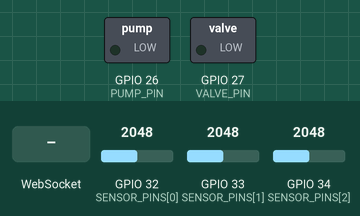
Simulated run of this sketch. Board: ESP32. Shown: switched loads named in the sketch (green lamp = pin HIGH). The test bench sets the inputs (shaded band); at power-on: GPIO 32 (SENSOR_PINS[0]) = 2048, GPIO 33 (SENSOR_PINS[1]) = 2048, GPIO 34 (SENSOR_PINS[2]) = 2048. WiFi joins after 1.5 s; servers stay silent unless stated; what the sketch prints to the serial monitor is not drawn.

Above: at 3.2 s.
3.3 s: GPIO 32 (SENSOR_PINS[0]) set to 2866
7.5 s: GPIO 33 (SENSOR_PINS[1]) set to 3771
11.5 s: GPIO 33 (SENSOR_PINS[1]) set to 3887
At 13.1 s:
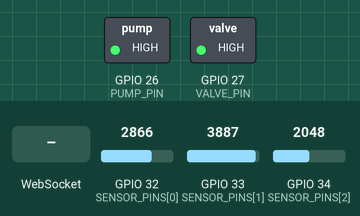
13.5 s: GPIO 34 (SENSOR_PINS[2]) set to 1699
17.5 s: GPIO 34 (SENSOR_PINS[2]) set to 1603
At 18.9 s:
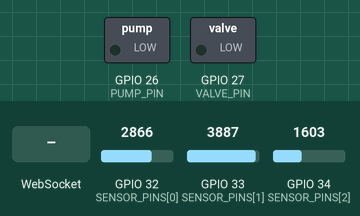
19.5 s: WebSocket text "AUTO" received
Timing chart, 0 to 22.0 s (numbered marks = the images above; inputs shaded):
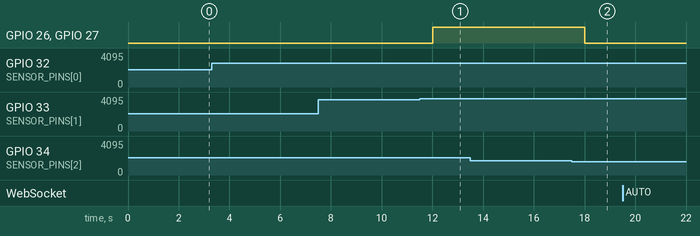

Measured:
- the behaviour switches between 3835 and 3836 on GPIO 33 (SENSOR_PINS[1]) (found by bisection; images 0 and 1)
- the behaviour switches between 1630 and 1629 on GPIO 34 (SENSOR_PINS[2]) (found by bisection; images 1 and 2)
- after the input at 3.3 s, every drawn part: stays the same
- after the input at 7.5 s, every drawn part: stays the same
- after the input at 11.5 s, GPIO 26 (PUMP_PIN), GPIO 27 (VALVE_PIN): LOW → HIGH after 0.51 s
- after the input at 13.5 s, every drawn part: stays the same
- after the input at 17.5 s, GPIO 26 (PUMP_PIN), GPIO 27 (VALVE_PIN): HIGH → LOW after 0.51 s
- after the input at 19.5 s, every drawn part: stays the same

The sketch:

ESP32_WebServer.ino
```cpp
/*
  ESP32 Web Server - Penyiraman Otomatis Dashboard

  Features:
  - Reads capacitive soil moisture sensors (raw ADC → percentage)
  - Serves minimalist fullscreen web dashboard
  - Real-time updates via WebSocket
  - Auto pump/valve control based on moisture levels
  - Accessible from any device on same WiFi network
  - When ESP32 is OFF, dashboard is unreachable

  Libraries required (install via Arduino Library Manager):
  - WebSockets by Markus Sattler
  - ArduinoJson by Benoit Blanchon
*/

#include <WiFi.h>
#include <WebServer.h>
#include <WebSocketsServer.h>
#include <ArduinoJson.h>
#include "dashboard.h"

// ============ WiFi CONFIG — GANTI DENGAN MILIK ANDA ============
const char* WIFI_SSID = "KOST DIAN";
const char* WIFI_PASS = "qwerty123";

// ============ SENSOR PINS ============
// 3 sensor slots
const int SENSOR_PINS[] = {32, 33, 34};
const int NUM_SENSORS = 3;
const int ACTIVE_SENSORS = 3; // Menggunakan 3 sensor aktif

// ============ ACTUATOR PINS ============
const int PUMP_PIN = 26;
const int VALVE_PIN = 27;

// ============ CALIBRATION ============
// Sesuaikan dengan sensor Anda!
// Cara kalibrasi:
// 1. Sensor di UDARA → catat raw value → DRY_VALUE
// 2. Sensor di AIR → catat raw value → WET_VALUE
const int DRY_VALUE = 4095;
const int WET_VALUE = 1500;

// ============ CONTROL THRESHOLDS ============
// < 30%  = SANGAT KERING → pump ON
// 30-45% = AGAK KERING   → pump ON
// 50-70% = IDEAL          → pump OFF (target)
// > 80%  = TERLALU BASAH  → pump OFF
const int THRESHOLD_ON  = 45;  // Nyalakan pump di bawah ini
const int THRESHOLD_OFF = 50;  // Matikan pump di atas ini

// ============ GLOBALS ============
WebServer server(80);
WebSocketsServer ws(81);

struct SensorData {
  int raw;
  int percent;
  String level;
};

SensorData sensorData[NUM_SENSORS];
bool pumpOn = false;
bool valveOn = false;
String controlMode = "AUTO";
unsigned long lastRead = 0;
const unsigned long READ_INTERVAL = 2000;

// ============ SETUP ============
void setup() {
  Serial.begin(115200);
  delay(500);
  Serial.println("\n=== Penyiraman Otomatis ESP32 ===");

  pinMode(PUMP_PIN, OUTPUT);
  pinMode(VALVE_PIN, OUTPUT);
  digitalWrite(PUMP_PIN, LOW);
  digitalWrite(VALVE_PIN, LOW);

  analogSetAttenuation(ADC_11db);

  for (int i = 0; i < NUM_SENSORS; i++) {
    sensorData[i] = {0, 0, "N/A"};
  }

  connectWiFi();

  server.on("/", handleRoot);
  server.begin();
  Serial.println("HTTP server on port 80");

  ws.begin();
  ws.onEvent(wsEvent);
  Serial.println("WebSocket server on port 81");
}

// ============ LOOP ============
void loop() {
  server.handleClient();
  ws.loop();

  if (millis() - lastRead >= READ_INTERVAL) {
    lastRead = millis();
    readSensors();
    if (controlMode == "AUTO") autoControl();
    broadcastData();
  }
}

// ============ WiFi ============
void connectWiFi() {
  Serial.print("Connecting to: ");
  Serial.println(WIFI_SSID);
  WiFi.mode(WIFI_STA);
  WiFi.begin(WIFI_SSID, WIFI_PASS);

  int attempts = 0;
  while (WiFi.status() != WL_CONNECTED && attempts < 30) {
    delay(500);
    Serial.print(".");
    attempts++;
  }

  if (WiFi.status() == WL_CONNECTED) {
    Serial.println("\nWiFi Connected!");
    Serial.print("Dashboard: http://");
    Serial.println(WiFi.localIP());
  } else {
    Serial.println("\nWiFi Failed! Restarting in 5s...");
    delay(5000);
    ESP.restart();
  }
}

// ============ Sensor Reading ============
void readSensors() {
  for (int i = 0; i < ACTIVE_SENSORS; i++) {
    int raw = analogRead(SENSOR_PINS[i]);
    int pct = map(raw, DRY_VALUE, WET_VALUE, 0, 100);
    pct = constrain(pct, 0, 100);

    sensorData[i].raw = raw;
    sensorData[i].percent = pct;
    sensorData[i].level = getLevel(pct);

    Serial.printf("S%d: raw=%d pct=%d%% [%s]\n",
      i + 1, raw, pct, sensorData[i].level.c_str());
  }
}

String getLevel(int pct) {
  if (pct < 30) return "SANGAT KERING";
  if (pct <= 45) return "AGAK KERING";
  if (pct <= 70) return "IDEAL";
  if (pct <= 80) return "BASAH";
  return "TERLALU BASAH";
}

// ============ Auto Control Logic ============
void autoControl() {
  int sum = 0;
  for (int i = 0; i < ACTIVE_SENSORS; i++) {
    sum += sensorData[i].percent;
  }
  int avg = sum / max(ACTIVE_SENSORS, 1);

  if (avg < THRESHOLD_ON && !pumpOn) {
    pumpOn = true;
    valveOn = true;
    digitalWrite(PUMP_PIN, HIGH);
    digitalWrite(VALVE_PIN, HIGH);
    Serial.println("AUTO: Tanah kering → Pump ON, Valve ON");
  } else if (avg >= THRESHOLD_OFF && pumpOn) {
    pumpOn = false;
    valveOn = false;
    digitalWrite(PUMP_PIN, LOW);
    digitalWrite(VALVE_PIN, LOW);
    Serial.println("AUTO: Tanah ideal → Pump OFF, Valve OFF");
  }
}

// ============ Web Server ============
void handleRoot() {
  server.send_P(200, "text/html", DASHBOARD_HTML);
}

// ============ WebSocket Events ============
void wsEvent(uint8_t num, WStype_t type, uint8_t* payload, size_t length) {
  switch (type) {
    case WStype_CONNECTED:
      Serial.printf("Client %u connected\n", num);
      broadcastData();
      break;
    case WStype_DISCONNECTED:
      Serial.printf("Client %u disconnected\n", num);
      break;
    case WStype_TEXT:
      handleWsMessage(num, payload, length);
      break;
    default:
      break;
  }
}

void handleWsMessage(uint8_t num, uint8_t* payload, size_t length) {
  JsonDocument doc;
  DeserializationError err = deserializeJson(doc, payload, length);
  if (err) return;

  String action = doc["action"].as<String>();

  if (action == "setMode") {
    controlMode = doc["mode"].as<String>();
    Serial.println("Mode changed: " + controlMode);
  } else if (action == "setPump" && controlMode == "MANUAL") {
    pumpOn = doc["state"].as<bool>();
    digitalWrite(PUMP_PIN, pumpOn ? HIGH : LOW);
  } else if (action == "setValve" && controlMode == "MANUAL") {
    valveOn = doc["state"].as<bool>();
    digitalWrite(VALVE_PIN, valveOn ? HIGH : LOW);
  } else if (action == "emergency") {
    pumpOn = false;
    valveOn = false;
    digitalWrite(PUMP_PIN, LOW);
    digitalWrite(VALVE_PIN, LOW);
    controlMode = "MANUAL";
    Serial.println("EMERGENCY STOP!");
  }

  broadcastData();
}

// ============ Broadcast Data via WebSocket ============
void broadcastData() {
  JsonDocument doc;

  JsonArray sArr = doc["sensors"].to<JsonArray>();
  for (int i = 0; i < NUM_SENSORS; i++) {
    JsonObject s = sArr.add<JsonObject>();
    s["id"] = i + 1;
    s["active"] = (i < ACTIVE_SENSORS);
    s["raw"] = sensorData[i].raw;
    s["percent"] = sensorData[i].percent;
    s["level"] = sensorData[i].level;
  }

  int sum = 0;
  for (int i = 0; i < ACTIVE_SENSORS; i++) {
    sum += sensorData[i].percent;
  }
  int avg = (ACTIVE_SENSORS > 0) ? sum / ACTIVE_SENSORS : 0;

  doc["average"] = avg;
  doc["avgLevel"] = getLevel(avg);
  doc["pump"] = pumpOn;
  doc["valve"] = valveOn;
  doc["mode"] = controlMode;
  doc["uptime"] = millis() / 1000;
  doc["ip"] = WiFi.localIP().toString();

  String json;
  serializeJson(doc, json);
  ws.broadcastTXT(json);
}
```

dashboard.h
```cpp
// dashboard.h - Embedded HTML/CSS/JS for ESP32 Web Dashboard
// Auto-generated - Do not edit manually

const char DASHBOARD_HTML[] PROGMEM = R"rawliteral(
<!DOCTYPE html>
<html lang="id">
<head>
<meta charset="UTF-8">
<meta name="viewport" content="width=device-width,initial-scale=1,user-scalable=no">
<title>Penyiraman Otomatis</title>
<style>
*{margin:0;padding:0;box-sizing:border-box}
html,body{height:100%;overflow:hidden;font-family:'Segoe UI',system-ui,sans-serif;background:#080c18;color:#e0e6f0}

.app{height:100vh;display:flex;flex-direction:column;padding:12px;gap:10px}

/* Header */
.hdr{display:flex;justify-content:space-between;align-items:center;padding:10px 20px;
  background:rgba(255,255,255,.03);border:1px solid rgba(255,255,255,.06);border-radius:14px;flex-shrink:0}
.hdr h1{font-size:1rem;color:#00d4ff;font-weight:600}
.hdr .st{display:flex;align-items:center;gap:6px;font-size:.75rem;color:#6b7394}
.dot{width:8px;height:8px;border-radius:50%;background:#ff4444;transition:background .3s}
.dot.on{background:#00ff88}

/* Main area */
.main{flex:1;display:grid;grid-template-columns:1fr 1fr;grid-template-rows:1fr 1fr;gap:10px;min-height:0}

/* Cards */
.card{background:rgba(255,255,255,.025);border:1px solid rgba(255,255,255,.06);
  border-radius:16px;padding:14px;display:flex;flex-direction:column;overflow:hidden}
.card h2{font-size:.7rem;color:#00d4ff;text-transform:uppercase;letter-spacing:1.5px;margin-bottom:8px;flex-shrink:0}

/* Sensor gauges */
.sensors{grid-column:1/3}
.s-grid{display:flex;gap:10px;justify-content:center;align-items:center;flex:1}
.s-item{display:flex;flex-direction:column;align-items:center;gap:4px;flex:1;max-width:140px}
.s-item.inactive{opacity:.25}

/* SVG Gauge */
.gauge{position:relative;width:90px;height:90px}
.gauge svg{width:100%;height:100%;transform:rotate(-90deg)}
.g-bg{fill:none;stroke:rgba(255,255,255,.06);stroke-width:7}
.g-fill{fill:none;stroke:#00d4ff;stroke-width:7;stroke-linecap:round;
  stroke-dasharray:251.3;stroke-dashoffset:251.3;transition:stroke-dashoffset .8s ease,stroke .5s}
.g-center{position:absolute;top:50%;left:50%;transform:translate(-50%,-50%);text-align:center}
.g-pct{font-size:1.2rem;font-weight:700;color:#fff}
.g-lbl{font-size:.55rem;color:#6b7394}
.s-name{font-size:.65rem;color:#6b7394;font-weight:600}

/* Badge */
.badge{display:inline-block;padding:1px 8px;border-radius:10px;font-size:.55rem;font-weight:600}
.badge.kering{background:rgba(255,60,60,.15);color:#ff6b6b}
.badge.agak{background:rgba(255,170,0,.15);color:#ffaa00}
.badge.ideal{background:rgba(0,255,100,.15);color:#00ff88}
.badge.basah{background:rgba(0,150,255,.15);color:#00aaff}

/* Average card */
.avg-card{display:flex;flex-direction:column;align-items:center;justify-content:center}
.avg-num{font-size:3.5rem;font-weight:700;
  background:linear-gradient(135deg,#00d4ff,#00ff88);-webkit-background-clip:text;-webkit-text-fill-color:transparent;
  line-height:1}
.avg-lvl{margin-top:6px}

/* Controls card */
.ctrl-card{display:flex;flex-direction:column;gap:8px}
.act-row{display:flex;gap:8px;flex:1}
.act{flex:1;display:flex;align-items:center;gap:10px;padding:10px 14px;
  background:rgba(255,255,255,.02);border:1px solid rgba(255,255,255,.06);border-radius:12px;transition:all .3s}
.act.on{border-color:rgba(0,255,100,.25);background:rgba(0,255,100,.04)}
.act-icon{font-size:1.3rem}
.act-name{font-size:.75rem;font-weight:600}
.act-st{font-size:.65rem;color:#6b7394}
.act.on .act-st{color:#00ff88}

/* Mode buttons */
.mode-row{display:flex;gap:6px}
.mode-btn{flex:1;padding:8px;border:1px solid rgba(255,255,255,.08);border-radius:10px;
  background:transparent;color:#6b7394;font-size:.7rem;font-weight:600;cursor:pointer;transition:all .3s}
.mode-btn.active{background:rgba(0,212,255,.12);color:#00d4ff;border-color:rgba(0,212,255,.3)}

/* Status card */
.info-card{display:flex;flex-direction:column;justify-content:center;gap:6px}
.info-row{display:flex;justify-content:space-between;padding:6px 10px;
  background:rgba(255,255,255,.02);border-radius:8px;font-size:.72rem}
.info-row label{color:#6b7394}
.info-row span{color:#00d4ff;font-weight:600}

/* Emergency */
.emer{flex-shrink:0;padding:8px;background:linear-gradient(135deg,#ff0000,#cc0000);
  border:none;border-radius:10px;color:#fff;font-size:.75rem;font-weight:700;cursor:pointer;
  letter-spacing:1px;transition:all .3s;width:100%}
.emer:hover{box-shadow:0 0 20px rgba(255,0,0,.5);transform:scale(1.02)}

/* Responsive */
@media(max-width:768px){
  .main{grid-template-columns:1fr;grid-template-rows:auto auto auto auto}
  .sensors{grid-column:1}
  .gauge{width:60px;height:60px}
  .g-pct{font-size:.9rem}
  .avg-num{font-size:2.2rem}
  .app{padding:8px;gap:6px}
}
@media(max-height:600px){
  .gauge{width:65px;height:65px}
  .g-pct{font-size:.95rem}
  .avg-num{font-size:2.5rem}
  .hdr{padding:6px 14px}
  .card{padding:10px}
}
</style>
</head>
<body>
<div class="app">
  <!-- Header -->
  <div class="hdr">
    <h1>&#128167; Penyiraman Otomatis</h1>
    <div class="st"><div class="dot" id="dot"></div><span id="connTxt">Offline</span></div>
  </div>

  <div class="main">
    <!-- Sensors -->
    <div class="card sensors">
      <h2>Sensor Kelembaban Tanah</h2>
      <div class="s-grid" id="sGrid"></div>
    </div>

    <!-- Average -->
    <div class="card avg-card">
      <h2>Rata-rata</h2>
      <div class="avg-num" id="avgVal">--%</div>
      <div class="badge ideal avg-lvl" id="avgBadge">--</div>
    </div>

    <!-- Controls -->
    <div class="card ctrl-card">
      <h2>Kontrol Aktuator</h2>
      <div class="act-row">
        <div class="act" id="pumpAct">
          <div class="act-icon">&#128167;</div>
          <div><div class="act-name">Pompa</div><div class="act-st" id="pumpSt">OFF</div></div>
        </div>
        <div class="act" id="valveAct">
          <div class="act-icon">&#128688;</div>
          <div><div class="act-name">Valve</div><div class="act-st" id="valveSt">OFF</div></div>
        </div>
      </div>
      <div class="mode-row">
        <button class="mode-btn active" id="btnAuto" onclick="setMode('AUTO')">&#129302; AUTO</button>
        <button class="mode-btn" id="btnManual" onclick="setMode('MANUAL')">&#127918; MANUAL</button>
      </div>
      <button class="emer" onclick="emergency()">&#9888; EMERGENCY STOP</button>
    </div>

    <!-- Status -->
    <div class="card info-card">
      <h2>Informasi Sistem</h2>
      <div class="info-row"><label>Status</label><span id="infoConn">Offline</span></div>
      <div class="info-row"><label>Mode</label><span id="infoMode">AUTO</span></div>
      <div class="info-row"><label>IP Address</label><span id="infoIp">--</span></div>
      <div class="info-row"><label>Uptime</label><span id="infoUp">--</span></div>
      <div class="info-row"><label>Update</label><span id="infoTime">--</span></div>
    </div>
  </div>
</div>

<script>
// Build sensor gauge HTML
(function(){
  var g='';
  for(var i=1;i<=3;i++){
    g+='<div class="s-item'+(i>1?' inactive':'')+'" id="si'+i+'">'
      +'<div class="gauge"><svg viewBox="0 0 100 100">'
      +'<circle cx="50" cy="50" r="40" class="g-bg"/>'
      +'<circle cx="50" cy="50" r="40" class="g-fill" id="gf'+i+'"/>'
      +'</svg><div class="g-center"><div class="g-pct" id="gp'+i+'">--</div>'
      +'<div class="g-lbl">S'+i+'</div></div></div>'
      +'<div class="badge" id="gb'+i+'">--</div></div>';
  }
  document.getElementById('sGrid').innerHTML=g;
})();

var ws,connected=false;

function connect(){
  var host=location.hostname;
  ws=new WebSocket('ws://'+host+':81/');
  ws.onopen=function(){
    connected=true;
    document.getElementById('dot').className='dot on';
    document.getElementById('connTxt').textContent='Online';
    document.getElementById('infoConn').textContent='Online';
  };
  ws.onclose=function(){
    connected=false;
    document.getElementById('dot').className='dot';
    document.getElementById('connTxt').textContent='Offline';
    document.getElementById('infoConn').textContent='Offline';
    setTimeout(connect,2000);
  };
  ws.onerror=function(){ws.close()};
  ws.onmessage=function(e){
    try{var d=JSON.parse(e.data);update(d)}catch(x){}
  };
}

function update(d){
  // Sensors
  if(d.sensors){
    d.sensors.forEach(function(s){
      var i=s.id;
      var item=document.getElementById('si'+i);
      var fill=document.getElementById('gf'+i);
      var pct=document.getElementById('gp'+i);
      var bdg=document.getElementById('gb'+i);
      if(!item)return;

      if(s.active){
        item.classList.remove('inactive');
        var offset=251.3*(1-s.percent/100);
        fill.style.strokeDashoffset=offset;
        fill.style.stroke=getColor(s.percent);
        pct.textContent=s.percent+'%';
        bdg.textContent=s.level;
        bdg.className='badge '+getBadgeClass(s.level);
      }else{
        item.classList.add('inactive');
        pct.textContent='--';
        bdg.textContent='N/A';
        bdg.className='badge';
        fill.style.strokeDashoffset=251.3;
      }
    });
  }

  // Average
  document.getElementById('avgVal').textContent=d.average+'%';
  var ab=document.getElementById('avgBadge');
  ab.textContent=d.avgLevel||'--';
  ab.className='badge avg-lvl '+getBadgeClass(d.avgLevel);

  // Actuators
  var pa=document.getElementById('pumpAct');
  var va=document.getElementById('valveAct');
  pa.className='act'+(d.pump?' on':'');
  va.className='act'+(d.valve?' on':'');
  document.getElementById('pumpSt').textContent=d.pump?'ON':'OFF';
  document.getElementById('valveSt').textContent=d.valve?'ON':'OFF';

  // Mode
  document.getElementById('btnAuto').className='mode-btn'+(d.mode==='AUTO'?' active':'');
  document.getElementById('btnManual').className='mode-btn'+(d.mode==='MANUAL'?' active':'');
  document.getElementById('infoMode').textContent=d.mode;

  // Info
  if(d.ip)document.getElementById('infoIp').textContent=d.ip;
  if(d.uptime!==undefined){
    var m=Math.floor(d.uptime/60),s=d.uptime%60;
    document.getElementById('infoUp').textContent=m+'m '+s+'s';
  }
  document.getElementById('infoTime').textContent=new Date().toLocaleTimeString('id-ID');
}

function getColor(p){
  if(p<30)return'#ff4444';
  if(p<=45)return'#ffaa00';
  if(p<=70)return'#00ff88';
  return'#00aaff';
}
function getBadgeClass(l){
  if(!l)return'';
  if(l.indexOf('SANGAT')>=0)return'kering';
  if(l.indexOf('AGAK')>=0)return'agak';
  if(l.indexOf('IDEAL')>=0)return'ideal';
  return'basah';
}

function send(obj){if(ws&&connected)ws.send(JSON.stringify(obj))}
function setMode(m){send({action:'setMode',mode:m})}
function emergency(){if(confirm('EMERGENCY STOP?'))send({action:'emergency'})}

// Click actuators to toggle in MANUAL mode
document.getElementById('pumpAct').addEventListener('click',function(){
  send({action:'setPump',state:!document.getElementById('pumpSt').textContent.includes('ON')});
});
document.getElementById('valveAct').addEventListener('click',function(){
  send({action:'setValve',state:!document.getElementById('valveSt').textContent.includes('ON')});
});

connect();
</script>
</body>
</html>
)rawliteral";
```
